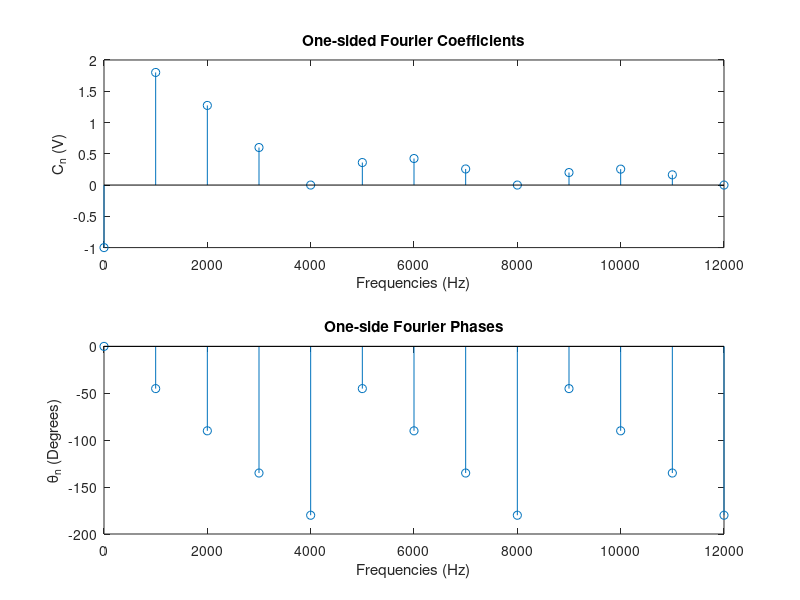
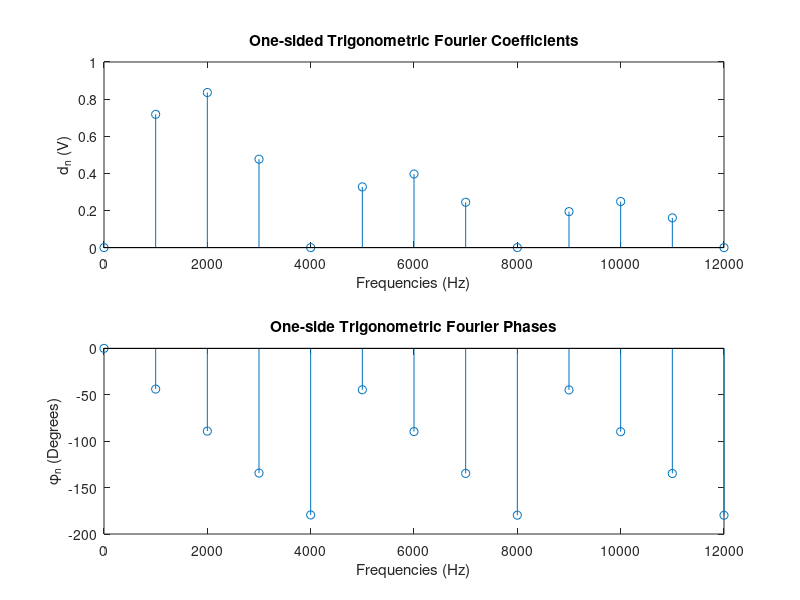

These figures' MATLAB source, in order:
clc
clear
n = 1:12;
A = 4;
T0 = 1E-3;
PW = 0.25E-3;
f0 = 1/T0;
f = n*f0;
f = [0 f];
w0 = 2*pi*f0;
d = PW/T0;

%define input x function
x = d*A .* sinc(n*d) .* exp(-1i*pi*n*d);
Cn = 2*abs(x);
theta = (180*angle(x))/pi;
x0 = (1/T0)*((A/2)*(T0*d) + (-1*((A/2)*(T0) - (A/2)*(T0*d))));
x = [x0 x];
Cn = [x0 Cn];
theta = [0 theta];
n = [0 n];

%define transfer function h
w3db = 2*pi*2300;
%h = w3db ./ ((1j*n*w0) + w3db);    %LPF transfer Function
h = (1j*n*w0) ./ ((1j*n*w0) + w3db);    %HPF transfer Function

%define output y function
Yn = x .* h;
y = Yn .* exp(-1i*w0*n);

d0 = x0 * h(1);
Dn = Cn .* abs(h);
phi = theta + angle(h);

CndbV=real(20*log10(Cn/sqrt(2)));
DndbV=real(20*log10(Dn/sqrt(2)));

figure, subplot (2,1,1)
stem(f,Cn) 
title('One-sided Fourier Coefficients') 
xlabel ('Frequencies (Hz)') 
ylabel('C_n (V)') 
subplot (2,1,2) 
stem(f,theta) 
title('One-side Fourier Phases') 
xlabel ('Frequencies (Hz)') 
ylabel('\theta_n (Degrees)')

figure, subplot (2,1,1)
stem(f,Dn) 
title('One-sided Trigonometric Fourier Coefficients') 
xlabel ('Frequencies (Hz)') 
ylabel('d_n (V)') 
subplot (2,1,2) 
stem(f,phi) 
title('One-side Trigonometric Fourier Phases') 
xlabel ('Frequencies (Hz)') 
ylabel('\phi_n (Degrees)') 